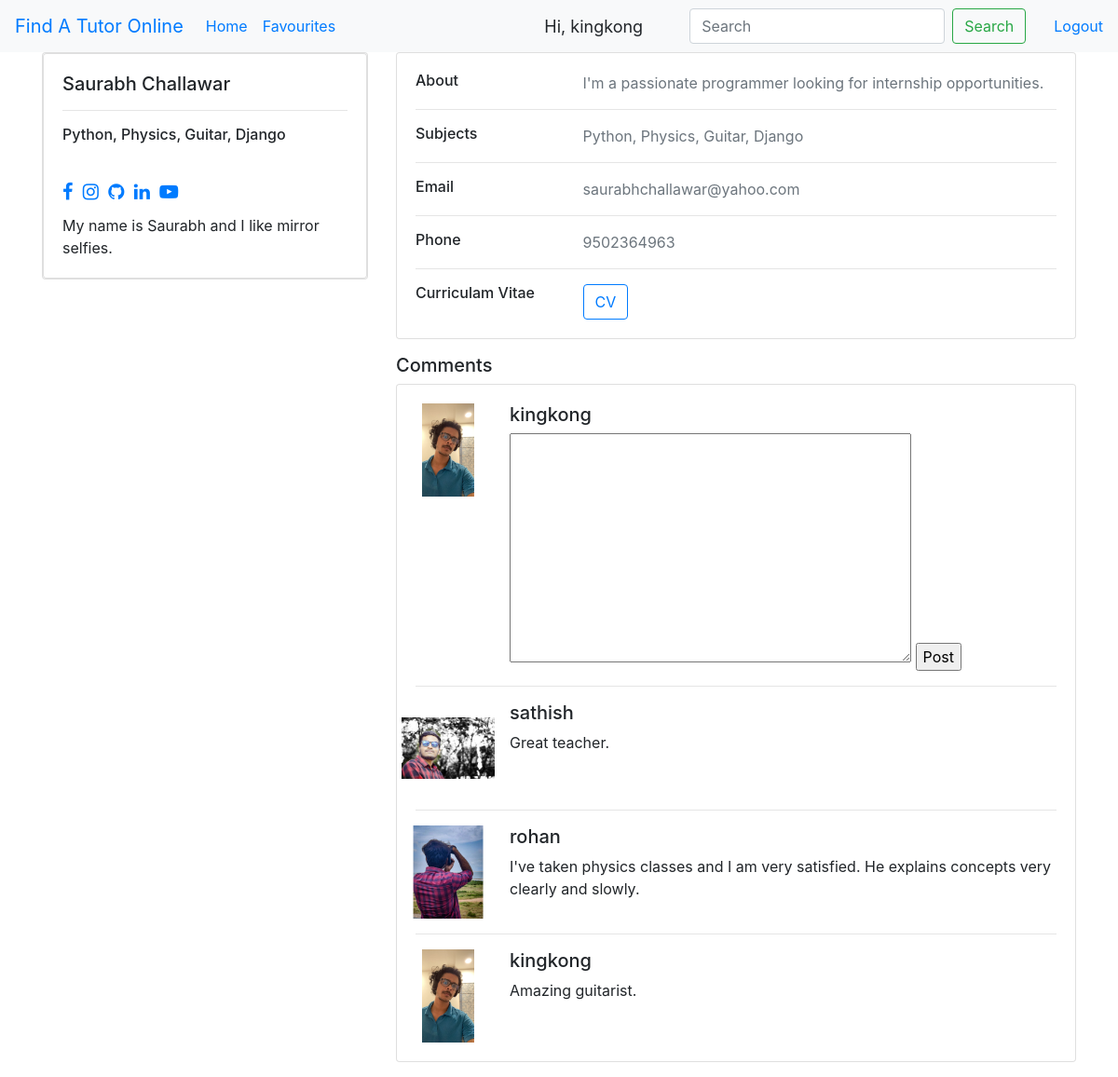
/1/detail/ (signed in), run on the app's committed database.
### tutor/models.py (models this page shows, shortened)
class Tutor(models.Model):
    userInfo = models.OneToOneField(UserInfo, on_delete=models.CASCADE, blank=True)
    bio = models.TextField(max_length=80, blank=True, null= True)
    about = models.TextField(max_length=300, blank=False, null=False)
    phone = models.IntegerField(blank=True,null=True)
    dob = models.DateField(blank=False, null=False)
    GENDER_MALE = 0
    GENDER_FEMALE = 1
    GENDER_DoNotSpecify = 2
    GENDER_CHOICES = [(GENDER_MALE, 'Male'), (GENDER_FEMALE, 'Female'), (GENDER_DoNotSpecify, 'Do Not Specify')]
    gender = models.IntegerField(choices=GENDER_CHOICES)
    subjects = models.CharField(max_length= 50, blank=False, null=False,
                                validators=[MinLengthValidator(2, message='Length should atleast have 2 characters')],
                                help_text='Subject 1, Subject 2, Subject 3...')
    cv = models.FileField(blank=False, upload_to='cv/',validators=[FileExtensionValidator(allowed_extensions=['pdf'], message='Please choose a .pdf file.')])
    twitter_link = models.URLField(max_length=250, blank=True, null=True)
    facebook_link = models.URLField(max_length=250, blank=True, null=True)
    instagram_link = models.URLField(max_length=250, blank=True, null=True)
    github_link = models.URLField(max_length=250, blank=True, null=True)
    linkedin_link = models.URLField(max_length=250, blank=True, null=True)
    youtube_link = models.URLField(max_length=250, blank=True, null=True)
    created_at = models.DateTimeField(auto_now_add=True)
    updated_at = models.DateTimeField(auto_now=True)
    @property
    def cvURL(self):
        return self.cv.url

class UserInfo(models.Model):
    user = models.ForeignKey(User, on_delete=models.CASCADE, blank=True)
    name = models.CharField(max_length=20, blank=False, null=False,
                            validators=[MinLengthValidator(2, message='Name should atleast have 2 characters')
                                        ])
    email = models.EmailField(blank=False, null=False, default='ex@ex.com')
    image = models.ImageField(null=True,blank=True, upload_to='images/')
    @property
    def imageURL(self):
        try:
            url = self.image.url
        except:
            url = 'images/placeholder.png'
        print(url)
        return url

class Comment(models.Model):
    text = models.TextField(validators=[MinLengthValidator(2, message='Comment should atleast have 2 characters')
    ])
    owner = models.ForeignKey(UserInfo, on_delete=models.CASCADE)
    tutor = models.ForeignKey(Tutor, on_delete=models.CASCADE)
    created_at = models.DateTimeField(auto_now_add=True)
    updated_at = models.DateTimeField(auto_now=True)

### tutor/views.py (the view)
# urls.py: path('<int:pk>/detail/', views.details, name='detail'),
@login_required(login_url='login')
def details(request, pk):
    print(pk)
    tutor = Tutor.objects.get(pk = pk)
    current_user = UserInfo.objects.get(user=request.user)
    if request.method == 'POST':
        comment_form = CommentForm(request.POST)
        if comment_form.is_valid():
            print(comment_form)
            text = comment_form.cleaned_data['text']
            comment = Comment.objects.create(text=text, owner=current_user, tutor=tutor)
            comment.save()
            return HttpResponseRedirect(reverse('detail', args=[pk]))
    else:
        comment_form = CommentForm()
    try:
        comments = Comment.objects.filter(tutor=tutor).order_by('-updated_at')
    except:
        comments = {}
        pass
    context = {'tutor': tutor, 'comments': comments, 'current_user' : current_user, 'comment_form' : comment_form}
    return render(request,'tutor/tutor_detail.html', context)

### tutor/forms.py
class CommentForm(ModelForm):
    class Meta:
        model = Comment
        fields = ['text']

### tutor/templates/tutor/tutor_detail.html (shortened to what this page needs)
{%  extends 'tutor/main.html' %}
{% load static %}
{% block content %}
    <div class="row">
            <div class="col-md-4 mb-3">
              <div class="card">
                  <div class="card">
                  <div class="card-body">
                    <h5 class="card-title">{{ tutor.userInfo.name }}
                        <hr>
                        <p id="subjects">{{ tutor.subjects }}</p>
                        <br>
                        {% if tutor.facebook_link %}
                            <a href="{{ tutor.facebook_link }}"><i class="fa fa-facebook"></i></a>
                        {% endif %}
                        {% if tutor.instagram_link %}
                            <a href="{{ tutor.instagram_link }}"><i class="fa fa-instagram"></i></a>
                        {% endif %}
                        {% if tutor.github_link %}
                            <a href="{{ tutor.github_link }}"><i class="fa fa-github"></i></a>
                        {% endif %}
                        {% if tutor.linkedin_link %}
                            <a href="{{ tutor.linkedin_link }}"><i class="fa fa-linkedin"></i></a>
                        {% endif %}
                        {% if tutor.youtube_link %}
                            <a href="{{ tutor.youtube_link }}"><i class="fa fa-youtube-play"></i></a>
                        {% endif %}
                    </h5>
                    <p class="card-text">{{ tutor.bio }}</p>
                  </div>
                </div>
              </div>
            </div>
            <div class="col-md-8" style="height: fit-content">
              <div class="card mb-3">
                <div class="card-body">
                  <div class="row">
                    <div class="col-sm-3">
                      <h6 class="mb-0">About</h6>
                    </div>
                    <div class="col-sm-9 text-secondary">
                      {{ tutor.about }}
                    </div>
                  </div>
                  <hr>
                  <div class="row">
                    <div class="col-sm-3">
                      <h6 class="mb-0">Subjects</h6>
                    </div>
                    <div class="col-sm-9 text-secondary">
                      {{ tutor.subjects }}
                    </div>
                  </div>
                  <hr>
                  <div class="row">
                    <div class="col-sm-3">
                      <h6 class="mb-0">Email</h6>
                    </div>
                    <div class="col-sm-9 text-secondary">
                      {{ tutor.userInfo.email }}
                    </div>
                  </div>
                  <hr>
                  <div class="row">
                    <div class="col-sm-3">
                      <h6 class="mb-0">Phone</h6>
                    </div>
                    <div class="col-sm-9 text-secondary">
                      {{ tutor.phone }}
                    </div>
                  </div>
                  <hr>
                  <div class="row">
                    <div class="col-sm-3">
                      <h6 class="mb-0">Curriculam Vitae</h6>
                    </div>
                    <div class="col-sm-9 text-secondary">
                        <a href="{% static tutor.cvURL %}" class="btn btn-outline-primary" target="_blank">CV</a>
                    </div>
                  </div>
                </div>
            </div>
                <h5>Comments</h5>
            <div class="card mb-3">
                <div class="card-body">
                    <form method="post">
                        <div class="row">
                            <div class="media">
                              <img style="height: 100px;width: 100px; object-fit: contain" src="{% static current_user.imageURL %}" class="mr-3" alt="...">
                              <div class="media-body">
                                <h5 class="mt-0">{{ current_user.user.username }}</h5>
                                {{ comment_form.text }}
                                <input type="submit" value="Post">
                              </div>
                            </div>
                        </div>
                    </form>
                    {% for comment in comments %}
                    <hr>
                    <div class="row">
                        <div class="media">
                          <img style="height: 100px;width: 100px; object-fit: contain" src="{% static comment.owner.imageURL %}" class="mr-3" alt="...">
                          <div class="media-body">
                            <h5 class="mt-0">{{ comment.owner.user.username }}</h5>
                            {{ comment.text }}
                          </div>
                        </div>
                    </div>
                    {% endfor %}
                </div>
            </div>
          </div>
    </div>
{% endblock content %}

### tutor/templates/tutor/main.html (shortened to what this page needs)
<!DOCTYPE html>
{% load static %}
<html lang="en">
<head>
    <link href="{% static 'font-awesome/css/font-awesome.min.css' %}" rel="stylesheet">
    <link rel="stylesheet" href="https://cdn.jsdelivr.net/npm/bootstrap@4.5.3/dist/css/bootstrap.min.css">
    <link rel="stylesheet" href="{% static 'css/main.css' %}">
</head>
<body>
    <nav class="navbar navbar-expand-lg navbar-primary bg-light">
      <a class="navbar-brand" href="{% url 'all' %}">Find A Tutor Online</a>
      <div class="collapse navbar-collapse" id="navbarSupportedContent">
        <ul class="navbar-nav mr-auto">
          <li class="nav-item active">
            <a class="nav-link" href="{% url 'all' %}">Home <span class="sr-only">(current)</span></a>
          </li>
          <li class="nav-item">
            <a class="nav-link" href="{% url 'favourites' %}">Favourites</a>
          </li>
        </ul>
        {% if request.user.is_authenticated %}
            <span class="hello-msg">Hi, {{ request.user.username }}</span>
        {% endif %}
        <form class="form-inline my-2 my-lg-0" action="" method="get" id="searchPlace">
          <input class="form-control mr-sm-2" type="search" placeholder="Search" name="search" {% if search %} value="{{ search }}" {% endif %} aria-label="Search" style="margin-left: 30px;">
          <button class="btn btn-outline-success my-2 my-sm-0" type="submit" style="margin-right: 30px;">Search</button>
        </form>
          {% if request.user.is_authenticated %}
          <a href="{% url 'logout' %}">Logout</a>
          {% else %}
          <a href="{% url 'login' %}" class="btn btn-primary">Log In</a>
          {% endif %}
      </div>
    </nav>
    <div class="container">
        {% block content %}
        {% endblock content %}
    </div>
</body>

### static/css/main.css (style rules this page uses)
.fa { margin-right: 5px; }
#subjects { font-size: medium; }

### tutor/templates/tutor/main.html (style rules this page uses)
.hello-msg { font-size: 18px; margin-right: 20px; }

### data on the page
Tutor: userInfo.name "Saurabh Challawar", subjects "Python, Physics, Guitar, Django", bio "My name is Saurabh and I like mirror selfies.", about "I'm a passionate programmer looking for internship opportunities.", userInfo.email "saurabhchallawar@yahoo.com", phone "9502364963"
UserInfo: image (picture), user.username "kingkong"
Comment: owner.image (picture), owner.user.username "sathish", text "Great teacher."
Comment: owner.image (picture), owner.user.username "rohan", text "I've taken physics classes and I am very satisfied. He explains concepts very clearly and slowly."
Comment: owner.image (picture), owner.user.username "kingkong", text "Amazing guitarist."

### other printed values
{{ request.user.username }} "kingkong"
